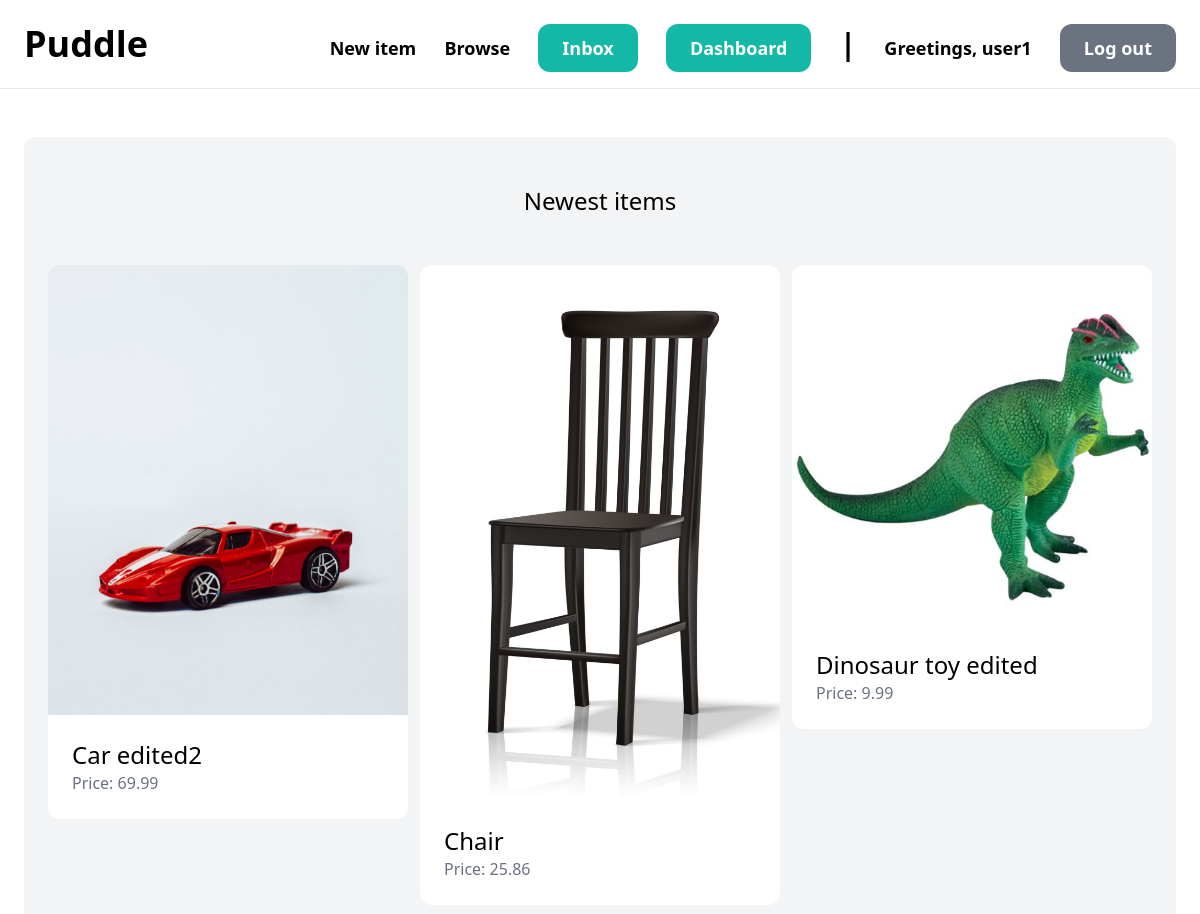
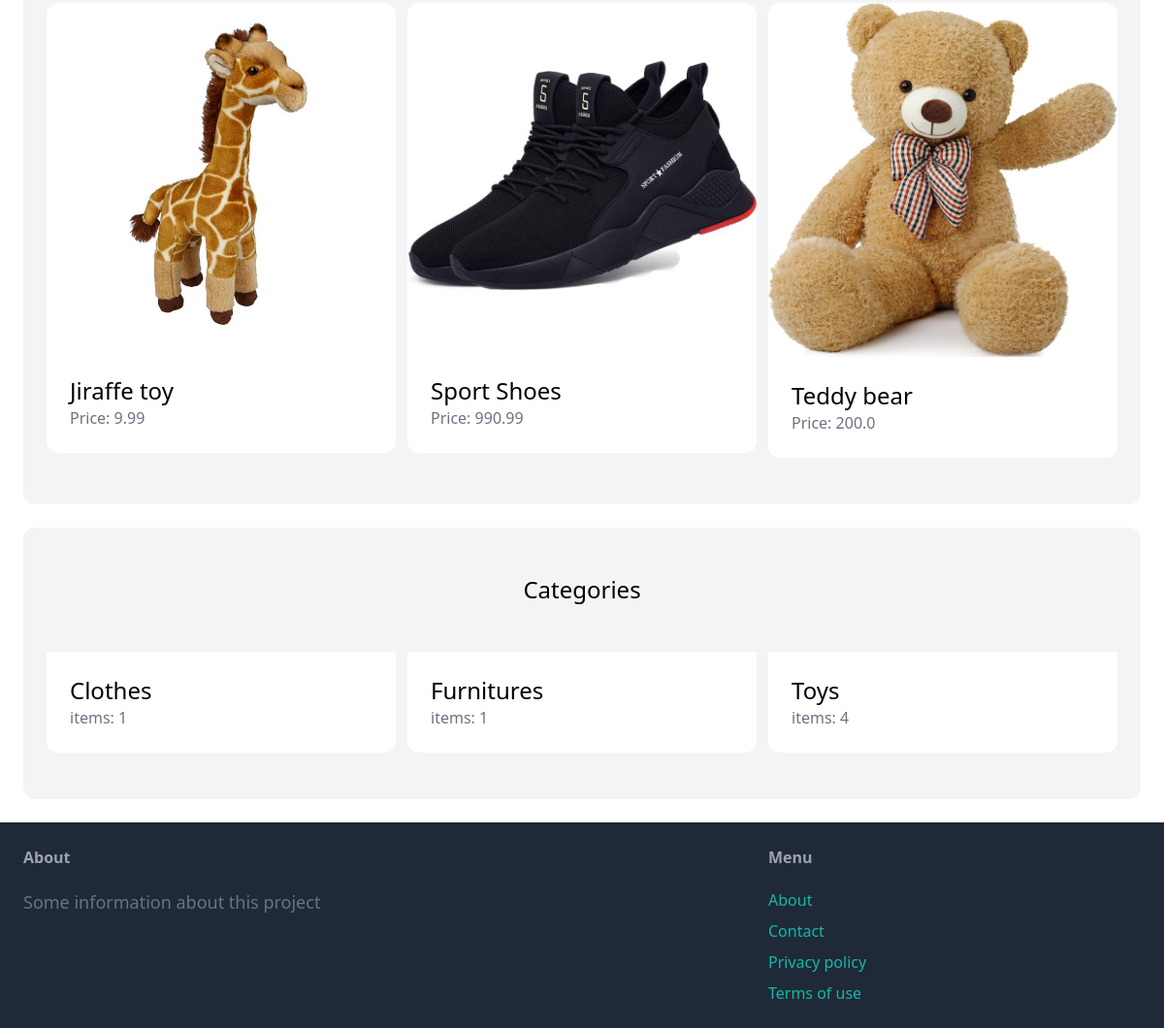
The page / (signed in) on the database its author committed (2 pictures, top to bottom).
### item/models.py (models this page shows, shortened)
class Item(models.Model):
    category = models.ForeignKey(Category, related_name='items', on_delete=models.CASCADE)
    name = models.CharField(max_length=255)
    description = models.TextField(blank=True, null=True)
    price = models.FloatField()
    image = models.ImageField(upload_to='item_images', blank=True, null=True)
    is_sold = models.BooleanField(default=False)
    created_by = models.ForeignKey(User, related_name='items', on_delete=models.CASCADE)
    created_at = models.DateTimeField(auto_now=True)
    class Meta:
        ordering = ('name',)

class Category(models.Model):
    name = models.CharField(max_length=255)
    class Meta:
        verbose_name_plural = 'Categories'
        ordering = ('name',)

### core/views.py (the view)
# urls.py: path('', index, name='index'),
def index(request):
    items = Item.objects.filter(is_sold=False)
    categories = Category.objects.all()
    return render(request, 'core/index.html', {
        'categories': categories,
        'items': items
    })

### core/templates/core/index.html (shortened to what this page needs)
{% extends 'core/base.html' %}
{% block content %}
    <div class="mt-6 px-6 py-12 bg-gray-100 rounded-xl">
        <h2 class="mb-12 text-2xl text-center">Newest items</h2>
        <div class="grid grid-cols-3 gap-3">
            {% for item in items %}
            <div>
                <a href="{% url 'item:detail' item.id %}">
                    <div><img src="{{ item.image.url }}" class="rounded-t-xl"></div>
                    <div class="p-6 bg-white rounded-b-xl">
                        <h2 class="text-2xl">{{ item.name }}</h2>
                        <p class="text-gray-500">Price: {{ item.price }}</p>
                    </div>
                </a>
            </div>
            {% endfor %}
        </div>
    </div>
    <div class="mt-6 px-6 py-12 bg-gray-100 rounded-xl">
        <h2 class="mb-12 text-2xl text-center">Categories</h2>
        <div class="grid grid-cols-3 gap-3">
            {% for category in categories %}
            <div>
                <a href="#">
                    <div class="p-6 bg-white rounded-b-xl">
                        <h2 class="text-2xl">{{ category.name }}</h2>
                        <p class="text-gray-500">items: {{ category.items.count }}</p>
                    </div>
                </a>
            </div>
            {% endfor %}
        </div>
    </div>
{% endblock %}

### core/templates/core/base.html (shortened to what this page needs)
<!DOCTYPE html>
<html lang="en">
<head>
    <script src="https://cdn.tailwindcss.com"></script>
</head>
<body>
    <nav class="py-6 px-6 flex justify-between items-center border-b border-gray-200">
        <a href="{% url 'core:index' %}" class="text-4xl font-semibold">Puddle</a>
        <div class="space-x-6">
            <a href="{% url 'item:new' %}" class="text-lg font-semibold hover:text-gray-500">New item</a>
            <a href="#" class="text-lg font-semibold hover:text-gray-500">Browse</a>
            {% if request.user.is_authenticated %}
            <a href="#" class="px-6 py-3 text-lg font-semibold bg-teal-500 text-white rounded-xl hover:bg-teal-700">Inbox</a>
            <a href="{% url 'dashboard:index' %}" class="px-6 py-3 text-lg font-semibold bg-teal-500 text-white rounded-xl hover:bg-teal-700">Dashboard</a>
            <p class="inline ml-2 text-3xl font-semibold">|</p>
            <p class="inline text-lg font-semibold">Greetings, {{ user.username }}</p>
            <a href="{% url 'core:logout' %}"
               class="px-6 py-3 text-lg font-semibold bg-gray-500 text-white rounded-xl hover:bg-gray-700">Log out
            </a>
            {% endif %}
        </div>
    </nav>
    <div class="px-6 py-6">
      {% block content %}
      {% endblock %}
    </div>
    <footer class="py-6 px-6 flex justify-between bg-gray-800">
        <div class="w-2/3 pr-10">
            <h3 class="mb-5 font-semibold text-gray-400">About</h3>
            <p class="text-lg text-gray-500">Some information about this project</p>
        </div>
        <div class="w-1/3">
            <h3 class="mb-5 font-semibold text-gray-400">Menu</h3>
            <ul class="space-y-2">
                <li><a href="#" class="txt-lg text-teal-500 hover:text-teal-700">About</a></li>
                <li><a href="{% url 'core:contact' %}" class="txt-lg text-teal-500 hover:text-teal-700">Contact</a></li>
                <li><a href="#" class="txt-lg text-teal-500 hover:text-teal-700">Privacy policy</a></li>
                <li><a href="#" class="txt-lg text-teal-500 hover:text-teal-700">Terms of use</a></li>
            </ul>
        </div>
    </footer>
</body>
</html>

### rows shown on the page
Item: image (picture), name "Car edited2", price "69.99"
Item: image (picture), name "Chair", price "25.86"
Item: image (picture), name "Dinosaur toy edited", price "9.99"
Item: image (picture), name "Jiraffe toy", price "9.99"
Item: image (picture), name "Sport Shoes", price "990.99"
Item: image (picture), name "Teddy bear", price "200.0"
Category: name "Clothes", items.count "1"
Category: name "Furnitures", items.count "1"
Category: name "Toys", items.count "4"

### other values the page prints
{{ user.username }} "user1"
